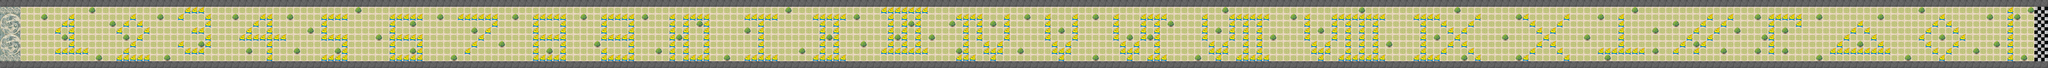

This is a level from a 2D game, rendered from its Tiled map with the project's own tilesets. A one-line summary and the map file follow, with tile-layer data summarised:
An orthogonal 300x10 tile map with 70x70 px tiles, 2 tile layers (ground, barrier), 1 hidden layer not drawn, 8 tilesets and 1 object (PlayerPoint).

<map version="1.0" orientation="orthogonal" renderorder="right-down" width="300" height="10" tilewidth="70" tileheight="70" nextobjectid="7">
 <tileset firstgid="1" name="ground(2)" tilewidth="70" tileheight="70">
  <image source="ground(2).jpg" width="70" height="70" />
 </tileset>
 <tileset firstgid="2" name="ground(3)" tilewidth="70" tileheight="70">
  <image source="ground(3).jpg" width="70" height="70" />
 </tileset>
 <tileset firstgid="3" name="ground(4)" tilewidth="70" tileheight="70">
  <image source="ground(4).jpg" width="220" height="220" />
 </tileset>
 <tileset firstgid="12" name="ground(5)" tilewidth="70" tileheight="70">
  <image source="ground(5).jpg" width="70" height="70" />
 </tileset>
 <tileset firstgid="13" name="Collidable" tilewidth="70" tileheight="70">
  <image source="Collidable.png" width="70" height="70" />
 </tileset>
 <tileset firstgid="14" name="food" tilewidth="70" tileheight="70">
  <image source="food.jpg" width="70" height="70" />
 </tileset>
 <tileset firstgid="15" name="meta_tiles" tilewidth="70" tileheight="70">
  <image source="meta_tiles.jpg" width="210" height="70" />
  <tile id="0">
   <properties>
    <property name="win" value="true" />
   </properties>
  </tile>
  <tile id="1">
   <properties>
    <property name="food" value="true" />
   </properties>
  </tile>
  <tile id="2">
   <properties>
    <property name="Collidable" value="true" />
   </properties>
  </tile>
 </tileset>
 <tileset firstgid="18" name="ground(1)" tilewidth="70" tileheight="70">
  <image source="ground(1).png" width="70" height="70" />
 </tileset>
 <layer name="ground" width="300" height="10">
  <data>[3000 cells, 3000 non-empty, 13 distinct tile ids]</data>
 </layer>
 <objectgroup name="objects">
  <object id="6" name="PlayerPoint" x="110" y="210" width="100" height="100" />
 </objectgroup>
 <layer name="barrier" width="300" height="10">
  <data>[3000 cells, 580 non-empty, 2 distinct tile ids]</data>
 </layer>
 <layer name="meta" width="300" height="10" visible="0">
  <data>[3000 cells, 596 non-empty, 3 distinct tile ids]</data>
 </layer>
</map>